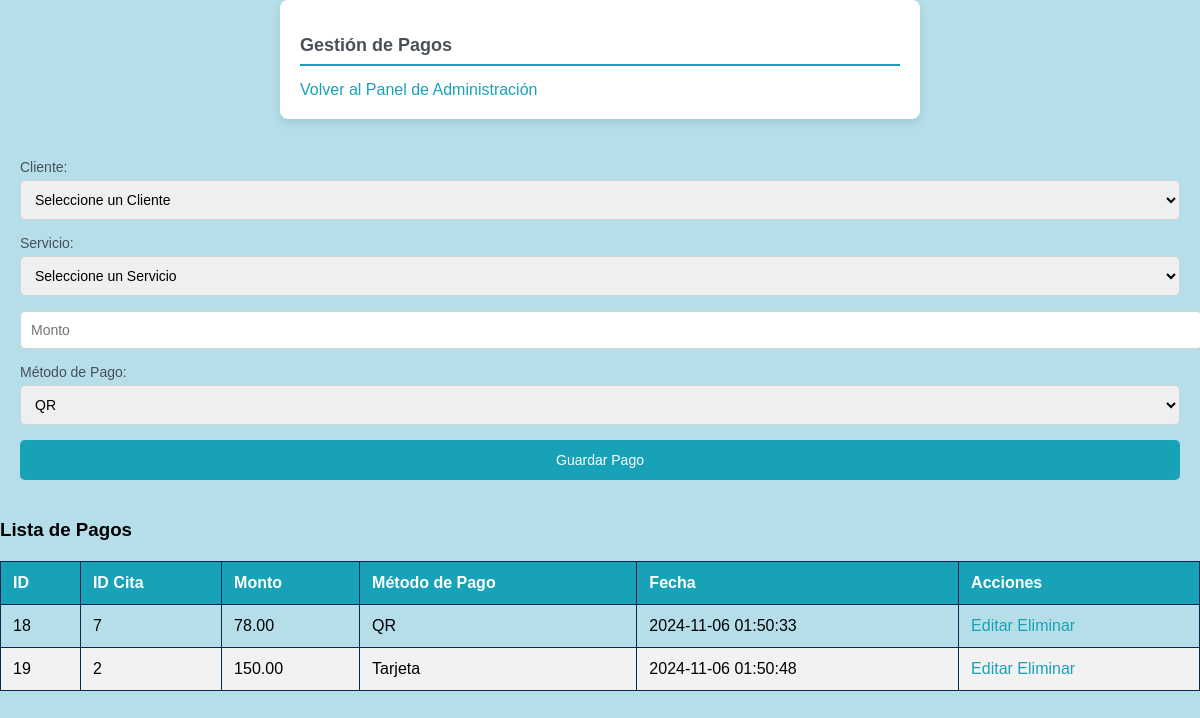
/pagos.php, run on the app's committed database.
### tables this page shows
CREATE TABLE `pago` (
  `cita_id` int(10) DEFAULT NULL,
  `id_pao` int(10) NOT NULL,
  `monto` decimal(10,2) NOT NULL,
  `fecha` datetime DEFAULT current_timestamp(),
  `metodo_de_pao` varchar(50) NOT NULL,
  `cia_id_cia` int(10) DEFAULT NULL,
  `servicio_id` int(11) DEFAULT NULL
);

### pagos.php (the view, shortened to what this page needs)
<?php
include 'connection.php';
$result = $conn->query("SELECT * FROM pago");
?>
<!DOCTYPE html>
<html lang="es">
<head>
    <link rel="stylesheet" href="css/estilo.css">
</head>
<body style='background-color: #b5dee9;'>
<div class="form-container">
    <h2>Gestión de Pagos</h2>
    <a href="admin_dashboard.php" class="btn">Volver al Panel de Administración</a>
</div>
<form method="POST">
    <label for="cita_id">Cliente:</label>
    <select name="cita_id" id="cita_id" required onchange="updateMonto();">
        <option value="">Seleccione un Cliente</option>
    </select>
    <label for="servicio">Servicio:</label>
    <select name="servicio" id="servicio" required onchange="updateMonto();">
        <option value="">Seleccione un Servicio</option>
    </select>
    <input type="number" name="monto" id="monto" placeholder="Monto" required readonly>
    <label for="metodo_pago">Método de Pago:</label>
    <select name="metodo_pago" id="metodo_pago" required>
        <option value="QR">QR</option>
    </select>
    <button type="submit">Guardar Pago</button>
</form>
<h3>Lista de Pagos</h3>
<table>
    <thead>
        <tr>
            <th>ID</th>
            <th>ID Cita</th>
            <th>Monto</th>
            <th>Método de Pago</th>
            <th>Fecha</th>
            <th>Acciones</th>
        </tr>
    </thead>
    <tbody>
        <?php while ($row = $result->fetch_assoc()): ?>
            <tr>
                <td><?php echo $row['id_pao']; ?></td>
                <td><?php echo $row['cia_id_cia']; ?></td>
                <td><?php echo $row['monto']; ?></td>
                <td><?php echo $row['metodo_de_pao']; ?></td>
                <td><?php echo $row['fecha']; ?></td>
                <td>
                    <a href="editar_pagos.php?id=<?php echo $row['id_pao']; ?>">Editar</a>
                    <a href="pagos.php?delete_id=<?php echo $row['id_pao']; ?>" onclick="return confirm('¿Estás seguro de que deseas eliminar este pago?');">Eliminar</a>
                </td>
            </tr>
        <?php endwhile; ?>
    </tbody>
</table>
</body>
</html>

### css/estilo.css (style rules this page uses)
body { font-family: 'Arial', sans-serif; background-color: #e9ecef; margin: 0; }
.form-container { background-color: #ffffff; padding: 20px; border-radius: 8px; box-shadow: 0 4px 8px rgba(0, 0, 0, 0.1); max-width: 600px; margin: 0 auto 20px; }
.form-container h2 { font-size: 18px; color: #495057; border-bottom: 2px solid #17a2b8; padding-bottom: 8px; margin-bottom: 15px; }
form { padding: 20px; }
form label { font-size: 14px; color: #495057; display: block; margin-bottom: 5px; }
form input, form textarea, form select { width: 100%; padding: 10px; margin-bottom: 15px; border: 1px solid #ced4da; border-radius: 5px; font-size: 14px; }
form button { background-color: #17a2b8; color: #ffffff; border: none; padding: 12px 20px; border-radius: 5px; font-size: 14px; cursor: pointer; width: 100%; transition: background-color 0.3s ease; }
a { color: #17a2b8; text-decoration: none; }
table { width: 100%; border-collapse: collapse; margin-top: 20px; }
table th, table td { padding: 12px; border: 1px solid #042a50; text-align: left; }
table th { background-color: #17a2b8; color: #ffffff; }
table tbody tr:nth-child(even) { background-color: #f2f2f2; }

### data on the page
pago: id_pao "18", cia_id_cia "7", monto "78.00", metodo_de_pao "QR", fecha "2024-11-06 01:50:33"
pago: id_pao "19", cia_id_cia "2", monto "150.00", metodo_de_pao "Tarjeta", fecha "2024-11-06 01:50:48"
